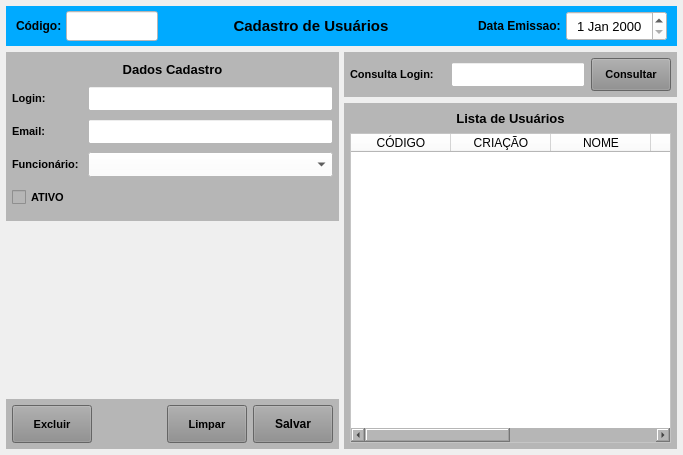
<?xml version="1.0" encoding="UTF-8"?>
<ui version="4.0">
 <class>MainWindow</class>
 <widget class="QMainWindow" name="MainWindow">
  <property name="geometry">
   <rect>
    <x>0</x>
    <y>0</y>
    <width>683</width>
    <height>455</height>
   </rect>
  </property>
  <property name="windowTitle">
   <string>Cadastro de Usuários</string>
  </property>
  <property name="styleSheet">
   <string notr="true"/>
  </property>
  <widget class="QWidget" name="centralwidget">
   <layout class="QVBoxLayout" name="verticalLayout">
    <property name="spacing">
     <number>6</number>
    </property>
    <property name="leftMargin">
     <number>6</number>
    </property>
    <property name="topMargin">
     <number>6</number>
    </property>
    <property name="rightMargin">
     <number>6</number>
    </property>
    <property name="bottomMargin">
     <number>6</number>
    </property>
    <item>
     <widget class="QWidget" name="widget" native="true">
      <property name="minimumSize">
       <size>
        <width>0</width>
        <height>40</height>
       </size>
      </property>
      <property name="maximumSize">
       <size>
        <width>16777215</width>
        <height>40</height>
       </size>
      </property>
      <property name="styleSheet">
       <string notr="true">background-color: rgb(0, 170, 255);</string>
      </property>
      <layout class="QHBoxLayout" name="horizontalLayout">
       <property name="spacing">
        <number>2</number>
       </property>
       <property name="leftMargin">
        <number>10</number>
       </property>
       <property name="topMargin">
        <number>5</number>
       </property>
       <property name="rightMargin">
        <number>10</number>
       </property>
       <property name="bottomMargin">
        <number>5</number>
       </property>
       <item>
        <widget class="QLabel" name="label_4">
         <property name="minimumSize">
          <size>
           <width>48</width>
           <height>0</height>
          </size>
         </property>
         <property name="maximumSize">
          <size>
           <width>48</width>
           <height>16777215</height>
          </size>
         </property>
         <property name="font">
          <font>
           <pointsize>9</pointsize>
           <weight>75</weight>
           <bold>true</bold>
          </font>
         </property>
         <property name="styleSheet">
          <string notr="true"/>
         </property>
         <property name="text">
          <string>Código:</string>
         </property>
         <property name="alignment">
          <set>Qt::AlignLeading|Qt::AlignLeft|Qt::AlignVCenter</set>
         </property>
        </widget>
       </item>
       <item>
        <widget class="QLineEdit" name="line_Num">
         <property name="sizePolicy">
          <sizepolicy hsizetype="Preferred" vsizetype="Preferred">
           <horstretch>0</horstretch>
           <verstretch>0</verstretch>
          </sizepolicy>
         </property>
         <property name="minimumSize">
          <size>
           <width>92</width>
           <height>0</height>
          </size>
         </property>
         <property name="maximumSize">
          <size>
           <width>92</width>
           <height>16777215</height>
          </size>
         </property>
         <property name="font">
          <font>
           <pointsize>12</pointsize>
          </font>
         </property>
         <property name="styleSheet">
          <string notr="true">background-color: rgb(255, 255, 255);</string>
         </property>
         <property name="inputMask">
          <string/>
         </property>
         <property name="text">
          <string/>
         </property>
         <property name="frame">
          <bool>true</bool>
         </property>
         <property name="echoMode">
          <enum>QLineEdit::Normal</enum>
         </property>
         <property name="alignment">
          <set>Qt::AlignCenter</set>
         </property>
         <property name="dragEnabled">
          <bool>false</bool>
         </property>
         <property name="placeholderText">
          <string/>
         </property>
        </widget>
       </item>
       <item>
        <widget class="QLabel" name="label_13">
         <property name="sizePolicy">
          <sizepolicy hsizetype="Preferred" vsizetype="Preferred">
           <horstretch>0</horstretch>
           <verstretch>0</verstretch>
          </sizepolicy>
         </property>
         <property name="minimumSize">
          <size>
           <width>0</width>
           <height>0</height>
          </size>
         </property>
         <property name="font">
          <font>
           <pointsize>11</pointsize>
           <weight>75</weight>
           <bold>true</bold>
          </font>
         </property>
         <property name="styleSheet">
          <string notr="true"/>
         </property>
         <property name="text">
          <string>Cadastro de Usuários</string>
         </property>
         <property name="alignment">
          <set>Qt::AlignCenter</set>
         </property>
        </widget>
       </item>
       <item>
        <widget class="QLabel" name="label_11">
         <property name="sizePolicy">
          <sizepolicy hsizetype="Preferred" vsizetype="Preferred">
           <horstretch>0</horstretch>
           <verstretch>0</verstretch>
          </sizepolicy>
         </property>
         <property name="minimumSize">
          <size>
           <width>100</width>
           <height>0</height>
          </size>
         </property>
         <property name="maximumSize">
          <size>
           <width>100</width>
           <height>16777215</height>
          </size>
         </property>
         <property name="font">
          <font>
           <pointsize>9</pointsize>
           <weight>75</weight>
           <bold>true</bold>
          </font>
         </property>
         <property name="styleSheet">
          <string notr="true"/>
         </property>
         <property name="text">
          <string>Data Emissao: </string>
         </property>
         <property name="alignment">
          <set>Qt::AlignRight|Qt::AlignTrailing|Qt::AlignVCenter</set>
         </property>
        </widget>
       </item>
       <item>
        <widget class="QDateEdit" name="date_Emissao">
         <property name="sizePolicy">
          <sizepolicy hsizetype="Preferred" vsizetype="Preferred">
           <horstretch>0</horstretch>
           <verstretch>0</verstretch>
          </sizepolicy>
         </property>
         <property name="minimumSize">
          <size>
           <width>101</width>
           <height>0</height>
          </size>
         </property>
         <property name="maximumSize">
          <size>
           <width>101</width>
           <height>16777215</height>
          </size>
         </property>
         <property name="font">
          <font>
           <pointsize>10</pointsize>
          </font>
         </property>
         <property name="styleSheet">
          <string notr="true">background-color: rgb(255, 255, 255);</string>
         </property>
         <property name="alignment">
          <set>Qt::AlignCenter</set>
         </property>
        </widget>
       </item>
      </layout>
     </widget>
    </item>
    <item>
     <widget class="QWidget" name="widget_2" native="true">
      <property name="styleSheet">
       <string notr="true"/>
      </property>
      <layout class="QHBoxLayout" name="horizontalLayout_3">
       <property name="spacing">
        <number>5</number>
       </property>
       <property name="leftMargin">
        <number>0</number>
       </property>
       <property name="topMargin">
        <number>0</number>
       </property>
       <property name="rightMargin">
        <number>0</number>
       </property>
       <property name="bottomMargin">
        <number>0</number>
       </property>
       <item>
        <widget class="QWidget" name="widget_4" native="true">
         <property name="minimumSize">
          <size>
           <width>0</width>
           <height>0</height>
          </size>
         </property>
         <property name="maximumSize">
          <size>
           <width>391</width>
           <height>16777215</height>
          </size>
         </property>
         <property name="styleSheet">
          <string notr="true"/>
         </property>
         <layout class="QVBoxLayout" name="verticalLayout_2">
          <property name="spacing">
           <number>5</number>
          </property>
          <property name="leftMargin">
           <number>0</number>
          </property>
          <property name="topMargin">
           <number>0</number>
          </property>
          <property name="rightMargin">
           <number>0</number>
          </property>
          <property name="bottomMargin">
           <number>0</number>
          </property>
          <item>
           <widget class="QWidget" name="widget_6" native="true">
            <property name="minimumSize">
             <size>
              <width>0</width>
              <height>0</height>
             </size>
            </property>
            <property name="maximumSize">
             <size>
              <width>16777215</width>
              <height>185</height>
             </size>
            </property>
            <property name="styleSheet">
             <string notr="true">background-color: rgb(182, 182, 182);</string>
            </property>
            <layout class="QVBoxLayout" name="verticalLayout_6">
             <property name="leftMargin">
              <number>6</number>
             </property>
             <property name="topMargin">
              <number>6</number>
             </property>
             <property name="rightMargin">
              <number>6</number>
             </property>
             <property name="bottomMargin">
              <number>6</number>
             </property>
             <item>
              <widget class="QLabel" name="label_3">
               <property name="minimumSize">
                <size>
                 <width>0</width>
                 <height>18</height>
                </size>
               </property>
               <property name="maximumSize">
                <size>
                 <width>16777215</width>
                 <height>18</height>
                </size>
               </property>
               <property name="font">
                <font>
                 <pointsize>10</pointsize>
                 <weight>75</weight>
                 <bold>true</bold>
                </font>
               </property>
               <property name="text">
                <string>Dados Cadastro</string>
               </property>
               <property name="alignment">
                <set>Qt::AlignCenter</set>
               </property>
              </widget>
             </item>
             <item>
              <widget class="QWidget" name="widget_14" native="true">
               <property name="maximumSize">
                <size>
                 <width>16777215</width>
                 <height>25</height>
                </size>
               </property>
               <layout class="QHBoxLayout" name="horizontalLayout_9">
                <property name="leftMargin">
                 <number>0</number>
                </property>
                <property name="topMargin">
                 <number>0</number>
                </property>
                <property name="rightMargin">
                 <number>0</number>
                </property>
                <property name="bottomMargin">
                 <number>0</number>
                </property>
                <item>
                 <widget class="QLabel" name="label_27">
                  <property name="minimumSize">
                   <size>
                    <width>0</width>
                    <height>0</height>
                   </size>
                  </property>
                  <property name="maximumSize">
                   <size>
                    <width>70</width>
                    <height>16777215</height>
                   </size>
                  </property>
                  <property name="font">
                   <font>
                    <pointsize>8</pointsize>
                    <weight>75</weight>
                    <bold>true</bold>
                   </font>
                  </property>
                  <property name="text">
                   <string>Login:</string>
                  </property>
                  <property name="alignment">
                   <set>Qt::AlignLeading|Qt::AlignLeft|Qt::AlignVCenter</set>
                  </property>
                 </widget>
                </item>
                <item>
                 <widget class="QLineEdit" name="line_Login">
                  <property name="sizePolicy">
                   <sizepolicy hsizetype="Preferred" vsizetype="Preferred">
                    <horstretch>0</horstretch>
                    <verstretch>0</verstretch>
                   </sizepolicy>
                  </property>
                  <property name="minimumSize">
                   <size>
                    <width>0</width>
                    <height>0</height>
                   </size>
                  </property>
                  <property name="maximumSize">
                   <size>
                    <width>16777215</width>
                    <height>25</height>
                   </size>
                  </property>
                  <property name="font">
                   <font>
                    <pointsize>8</pointsize>
                   </font>
                  </property>
                  <property name="styleSheet">
                   <string notr="true">background-color: rgb(255, 255, 255);</string>
                  </property>
                  <property name="text">
                   <string/>
                  </property>
                  <property name="maxLength">
                   <number>45</number>
                  </property>
                  <property name="alignment">
                   <set>Qt::AlignLeading|Qt::AlignLeft|Qt::AlignVCenter</set>
                  </property>
                 </widget>
                </item>
               </layout>
              </widget>
             </item>
             <item>
              <widget class="QWidget" name="widget_17" native="true">
               <property name="maximumSize">
                <size>
                 <width>16777215</width>
                 <height>25</height>
                </size>
               </property>
               <layout class="QHBoxLayout" name="horizontalLayout_12">
                <property name="leftMargin">
                 <number>0</number>
                </property>
                <property name="topMargin">
                 <number>0</number>
                </property>
                <property name="rightMargin">
                 <number>0</number>
                </property>
                <property name="bottomMargin">
                 <number>0</number>
                </property>
                <item>
                 <widget class="QLabel" name="label_30">
                  <property name="minimumSize">
                   <size>
                    <width>0</width>
                    <height>0</height>
                   </size>
                  </property>
                  <property name="maximumSize">
                   <size>
                    <width>70</width>
                    <height>16777215</height>
                   </size>
                  </property>
                  <property name="font">
                   <font>
                    <pointsize>8</pointsize>
                    <weight>75</weight>
                    <bold>true</bold>
                   </font>
                  </property>
                  <property name="text">
                   <string>Email:</string>
                  </property>
                  <property name="alignment">
                   <set>Qt::AlignLeading|Qt::AlignLeft|Qt::AlignVCenter</set>
                  </property>
                 </widget>
                </item>
                <item>
                 <widget class="QLineEdit" name="line_Email">
                  <property name="sizePolicy">
                   <sizepolicy hsizetype="Preferred" vsizetype="Preferred">
                    <horstretch>0</horstretch>
                    <verstretch>0</verstretch>
                   </sizepolicy>
                  </property>
                  <property name="minimumSize">
                   <size>
                    <width>0</width>
                    <height>0</height>
                   </size>
                  </property>
                  <property name="maximumSize">
                   <size>
                    <width>16777215</width>
                    <height>25</height>
                   </size>
                  </property>
                  <property name="font">
                   <font>
                    <pointsize>8</pointsize>
                   </font>
                  </property>
                  <property name="styleSheet">
                   <string notr="true">background-color: rgb(255, 255, 255);</string>
                  </property>
                  <property name="text">
                   <string/>
                  </property>
                  <property name="maxLength">
                   <number>45</number>
                  </property>
                  <property name="alignment">
                   <set>Qt::AlignLeading|Qt::AlignLeft|Qt::AlignVCenter</set>
                  </property>
                 </widget>
                </item>
               </layout>
              </widget>
             </item>
             <item>
              <widget class="QWidget" name="widget_8" native="true">
               <property name="maximumSize">
                <size>
                 <width>16777215</width>
                 <height>25</height>
                </size>
               </property>
               <layout class="QHBoxLayout" name="horizontalLayout_4">
                <property name="leftMargin">
                 <number>0</number>
                </property>
                <property name="topMargin">
                 <number>0</number>
                </property>
                <property name="rightMargin">
                 <number>0</number>
                </property>
                <property name="bottomMargin">
                 <number>0</number>
                </property>
                <item>
                 <widget class="QLabel" name="label_29">
                  <property name="maximumSize">
                   <size>
                    <width>70</width>
                    <height>16777215</height>
                   </size>
                  </property>
                  <property name="font">
                   <font>
                    <pointsize>8</pointsize>
                    <weight>75</weight>
                    <bold>true</bold>
                   </font>
                  </property>
                  <property name="text">
                   <string>Funcionário:</string>
                  </property>
                  <property name="alignment">
                   <set>Qt::AlignLeading|Qt::AlignLeft|Qt::AlignVCenter</set>
                  </property>
                 </widget>
                </item>
                <item>
                 <widget class="QComboBox" name="combo_Funcionario">
                  <property name="sizePolicy">
                   <sizepolicy hsizetype="Preferred" vsizetype="Preferred">
                    <horstretch>0</horstretch>
                    <verstretch>0</verstretch>
                   </sizepolicy>
                  </property>
                  <property name="minimumSize">
                   <size>
                    <width>0</width>
                    <height>0</height>
                   </size>
                  </property>
                  <property name="font">
                   <font>
                    <pointsize>8</pointsize>
                    <weight>50</weight>
                    <bold>false</bold>
                   </font>
                  </property>
                  <property name="styleSheet">
                   <string notr="true">background-color: rgb(255, 255, 255);</string>
                  </property>
                 </widget>
                </item>
               </layout>
              </widget>
             </item>
             <item>
              <widget class="QWidget" name="widget_15" native="true">
               <property name="maximumSize">
                <size>
                 <width>16777215</width>
                 <height>25</height>
                </size>
               </property>
               <layout class="QHBoxLayout" name="horizontalLayout_10">
                <property name="leftMargin">
                 <number>0</number>
                </property>
                <property name="topMargin">
                 <number>0</number>
                </property>
                <property name="rightMargin">
                 <number>0</number>
                </property>
                <property name="bottomMargin">
                 <number>0</number>
                </property>
                <item>
                 <widget class="QCheckBox" name="check_Ativo">
                  <property name="font">
                   <font>
                    <pointsize>8</pointsize>
                    <weight>75</weight>
                    <bold>true</bold>
                   </font>
                  </property>
                  <property name="text">
                   <string>ATIVO</string>
                  </property>
                 </widget>
                </item>
               </layout>
              </widget>
             </item>
            </layout>
           </widget>
          </item>
          <item>
           <widget class="QWidget" name="widget_7" native="true"/>
          </item>
          <item>
           <widget class="QWidget" name="widget_3" native="true">
            <property name="minimumSize">
             <size>
              <width>0</width>
              <height>50</height>
             </size>
            </property>
            <property name="maximumSize">
             <size>
              <width>16777215</width>
              <height>50</height>
             </size>
            </property>
            <property name="styleSheet">
             <string notr="true">background-color: rgb(182, 182, 182);</string>
            </property>
            <layout class="QHBoxLayout" name="horizontalLayout_2">
             <property name="spacing">
              <number>6</number>
             </property>
             <property name="leftMargin">
              <number>6</number>
             </property>
             <property name="topMargin">
              <number>6</number>
             </property>
             <property name="rightMargin">
              <number>6</number>
             </property>
             <property name="bottomMargin">
              <number>6</number>
             </property>
             <item>
              <widget class="QPushButton" name="btn_Excluir">
               <property name="sizePolicy">
                <sizepolicy hsizetype="Fixed" vsizetype="Preferred">
                 <horstretch>0</horstretch>
                 <verstretch>0</verstretch>
                </sizepolicy>
               </property>
               <property name="maximumSize">
                <size>
                 <width>80</width>
                 <height>16777215</height>
                </size>
               </property>
               <property name="font">
                <font>
                 <pointsize>8</pointsize>
                 <weight>75</weight>
                 <bold>true</bold>
                </font>
               </property>
               <property name="cursor">
                <cursorShape>PointingHandCursor</cursorShape>
               </property>
               <property name="layoutDirection">
                <enum>Qt::LeftToRight</enum>
               </property>
               <property name="autoFillBackground">
                <bool>false</bool>
               </property>
               <property name="styleSheet">
                <string notr="true">background-color: rgb(141, 141, 141);</string>
               </property>
               <property name="text">
                <string>Excluir</string>
               </property>
               <property name="checkable">
                <bool>false</bool>
               </property>
               <property name="autoDefault">
                <bool>false</bool>
               </property>
               <property name="default">
                <bool>false</bool>
               </property>
               <property name="flat">
                <bool>false</bool>
               </property>
              </widget>
             </item>
             <item>
              <widget class="QLabel" name="label">
               <property name="text">
                <string/>
               </property>
              </widget>
             </item>
             <item>
              <widget class="QPushButton" name="btn_Limpar">
               <property name="sizePolicy">
                <sizepolicy hsizetype="Fixed" vsizetype="Preferred">
                 <horstretch>0</horstretch>
                 <verstretch>0</verstretch>
                </sizepolicy>
               </property>
               <property name="maximumSize">
                <size>
                 <width>80</width>
                 <height>16777215</height>
                </size>
               </property>
               <property name="font">
                <font>
                 <pointsize>8</pointsize>
                 <weight>75</weight>
                 <bold>true</bold>
                </font>
               </property>
               <property name="cursor">
                <cursorShape>PointingHandCursor</cursorShape>
               </property>
               <property name="layoutDirection">
                <enum>Qt::LeftToRight</enum>
               </property>
               <property name="autoFillBackground">
                <bool>false</bool>
               </property>
               <property name="styleSheet">
                <string notr="true">background-color: rgb(141, 141, 141);</string>
               </property>
               <property name="text">
                <string>Limpar</string>
               </property>
               <property name="checkable">
                <bool>false</bool>
               </property>
               <property name="autoDefault">
                <bool>false</bool>
               </property>
               <property name="default">
                <bool>false</bool>
               </property>
               <property name="flat">
                <bool>false</bool>
               </property>
              </widget>
             </item>
             <item>
              <widget class="QPushButton" name="btn_Salvar">
               <property name="sizePolicy">
                <sizepolicy hsizetype="Fixed" vsizetype="Preferred">
                 <horstretch>0</horstretch>
                 <verstretch>0</verstretch>
                </sizepolicy>
               </property>
               <property name="maximumSize">
                <size>
                 <width>80</width>
                 <height>16777215</height>
                </size>
               </property>
               <property name="font">
                <font>
                 <pointsize>9</pointsize>
                 <weight>75</weight>
                 <bold>true</bold>
                </font>
               </property>
               <property name="cursor">
                <cursorShape>PointingHandCursor</cursorShape>
               </property>
               <property name="styleSheet">
                <string notr="true">background-color: rgb(141, 141, 141);</string>
               </property>
               <property name="text">
                <string>Salvar</string>
               </property>
              </widget>
             </item>
            </layout>
           </widget>
          </item>
         </layout>
        </widget>
       </item>
       <item>
        <widget class="QWidget" name="widget_5" native="true">
         <property name="styleSheet">
          <string notr="true"/>
         </property>
         <layout class="QVBoxLayout" name="verticalLayout_5">
          <property name="leftMargin">
           <number>0</number>
          </property>
          <property name="topMargin">
           <number>0</number>
          </property>
          <property name="rightMargin">
           <number>0</number>
          </property>
          <property name="bottomMargin">
           <number>0</number>
          </property>
          <item>
           <widget class="QWidget" name="widget_12" native="true">
            <property name="maximumSize">
             <size>
              <width>16777215</width>
              <height>45</height>
             </size>
            </property>
            <property name="sizeIncrement">
             <size>
              <width>0</width>
              <height>45</height>
             </size>
            </property>
            <property name="styleSheet">
             <string notr="true">background-color: rgb(182, 182, 182);</string>
            </property>
            <layout class="QHBoxLayout" name="horizontalLayout_7">
             <property name="leftMargin">
              <number>6</number>
             </property>
             <property name="topMargin">
              <number>6</number>
             </property>
             <property name="rightMargin">
              <number>6</number>
             </property>
             <property name="bottomMargin">
              <number>6</number>
             </property>
             <item>
              <widget class="QLabel" name="label_6">
               <property name="minimumSize">
                <size>
                 <width>0</width>
                 <height>0</height>
                </size>
               </property>
               <property name="maximumSize">
                <size>
                 <width>95</width>
                 <height>16777215</height>
                </size>
               </property>
               <property name="font">
                <font>
                 <pointsize>8</pointsize>
                 <weight>75</weight>
                 <bold>true</bold>
                </font>
               </property>
               <property name="text">
                <string>Consulta Login:</string>
               </property>
               <property name="alignment">
                <set>Qt::AlignLeading|Qt::AlignLeft|Qt::AlignVCenter</set>
               </property>
              </widget>
             </item>
             <item>
              <widget class="QLineEdit" name="line_Consulta">
               <property name="sizePolicy">
                <sizepolicy hsizetype="Preferred" vsizetype="Preferred">
                 <horstretch>0</horstretch>
                 <verstretch>0</verstretch>
                </sizepolicy>
               </property>
               <property name="minimumSize">
                <size>
                 <width>0</width>
                 <height>25</height>
                </size>
               </property>
               <property name="maximumSize">
                <size>
                 <width>16777215</width>
                 <height>25</height>
                </size>
               </property>
               <property name="font">
                <font>
                 <pointsize>8</pointsize>
                </font>
               </property>
               <property name="styleSheet">
                <string notr="true">background-color: rgb(255, 255, 255);</string>
               </property>
               <property name="inputMask">
                <string/>
               </property>
               <property name="alignment">
                <set>Qt::AlignLeading|Qt::AlignLeft|Qt::AlignVCenter</set>
               </property>
              </widget>
             </item>
             <item>
              <widget class="QPushButton" name="btn_Consulta">
               <property name="sizePolicy">
                <sizepolicy hsizetype="Preferred" vsizetype="Preferred">
                 <horstretch>0</horstretch>
                 <verstretch>0</verstretch>
                </sizepolicy>
               </property>
               <property name="minimumSize">
                <size>
                 <width>80</width>
                 <height>0</height>
                </size>
               </property>
               <property name="maximumSize">
                <size>
                 <width>80</width>
                 <height>16777215</height>
                </size>
               </property>
               <property name="font">
                <font>
                 <pointsize>8</pointsize>
                 <weight>75</weight>
                 <bold>true</bold>
                </font>
               </property>
               <property name="cursor">
                <cursorShape>PointingHandCursor</cursorShape>
               </property>
               <property name="layoutDirection">
                <enum>Qt::LeftToRight</enum>
               </property>
               <property name="autoFillBackground">
                <bool>false</bool>
               </property>
               <property name="styleSheet">
                <string notr="true">background-color: rgb(141, 141, 141);</string>
               </property>
               <property name="text">
                <string>Consultar</string>
               </property>
               <property name="checkable">
                <bool>false</bool>
               </property>
               <property name="autoDefault">
                <bool>false</bool>
               </property>
               <property name="default">
                <bool>false</bool>
               </property>
               <property name="flat">
                <bool>false</bool>
               </property>
              </widget>
             </item>
            </layout>
           </widget>
          </item>
          <item>
           <widget class="QWidget" name="widget_11" native="true">
            <property name="styleSheet">
             <string notr="true">background-color: rgb(182, 182, 182);</string>
            </property>
            <layout class="QVBoxLayout" name="verticalLayout_4">
             <property name="leftMargin">
              <number>6</number>
             </property>
             <property name="topMargin">
              <number>6</number>
             </property>
             <property name="rightMargin">
              <number>6</number>
             </property>
             <property name="bottomMargin">
              <number>6</number>
             </property>
             <item>
              <widget class="QLabel" name="label_5">
               <property name="minimumSize">
                <size>
                 <width>0</width>
                 <height>18</height>
                </size>
               </property>
               <property name="maximumSize">
                <size>
                 <width>16777215</width>
                 <height>18</height>
                </size>
               </property>
               <property name="font">
                <font>
                 <pointsize>10</pointsize>
                 <weight>75</weight>
                 <bold>true</bold>
                </font>
               </property>
               <property name="text">
                <string>Lista de Usuários</string>
               </property>
               <property name="alignment">
                <set>Qt::AlignCenter</set>
               </property>
              </widget>
             </item>
             <item>
              <widget class="QTableWidget" name="table_Lista">
               <property name="sizePolicy">
                <sizepolicy hsizetype="Preferred" vsizetype="Preferred">
                 <horstretch>0</horstretch>
                 <verstretch>0</verstretch>
                </sizepolicy>
               </property>
               <property name="font">
                <font>
                 <pointsize>9</pointsize>
                </font>
               </property>
               <property name="styleSheet">
                <string notr="true">background-color: rgb(255, 255, 255);</string>
               </property>
               <attribute name="verticalHeaderDefaultSectionSize">
                <number>0</number>
               </attribute>
               <attribute name="verticalHeaderMinimumSectionSize">
                <number>0</number>
               </attribute>
               <column>
                <property name="text">
                 <string>CÓDIGO</string>
                </property>
               </column>
               <column>
                <property name="text">
                 <string>CRIAÇÃO</string>
                </property>
               </column>
               <column>
                <property name="text">
                 <string>NOME</string>
                </property>
               </column>
               <column>
                <property name="text">
                 <string>EMAIL</string>
                </property>
               </column>
               <column>
                <property name="text">
                 <string>FUNCIONARIO</string>
                </property>
               </column>
               <column>
                <property name="text">
                 <string>ATIVO</string>
                </property>
               </column>
              </widget>
             </item>
            </layout>
           </widget>
          </item>
         </layout>
        </widget>
       </item>
      </layout>
     </widget>
    </item>
   </layout>
  </widget>
 </widget>
 <resources/>
 <connections/>
</ui>
